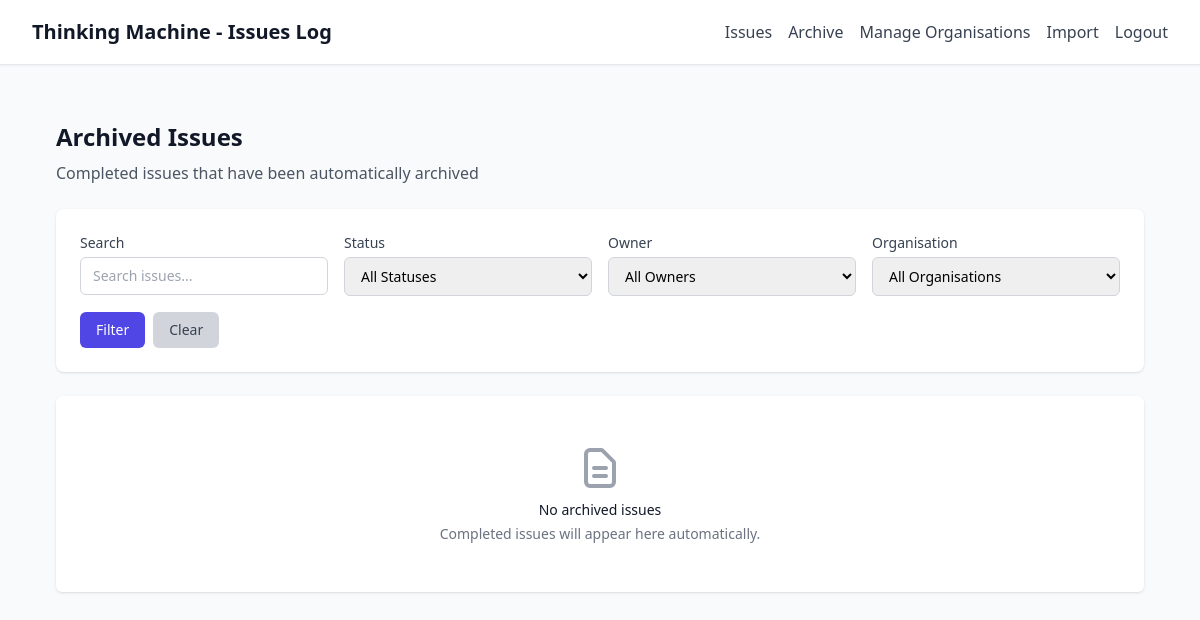
/archive (signed in), run on an earlier commit of the app's database.
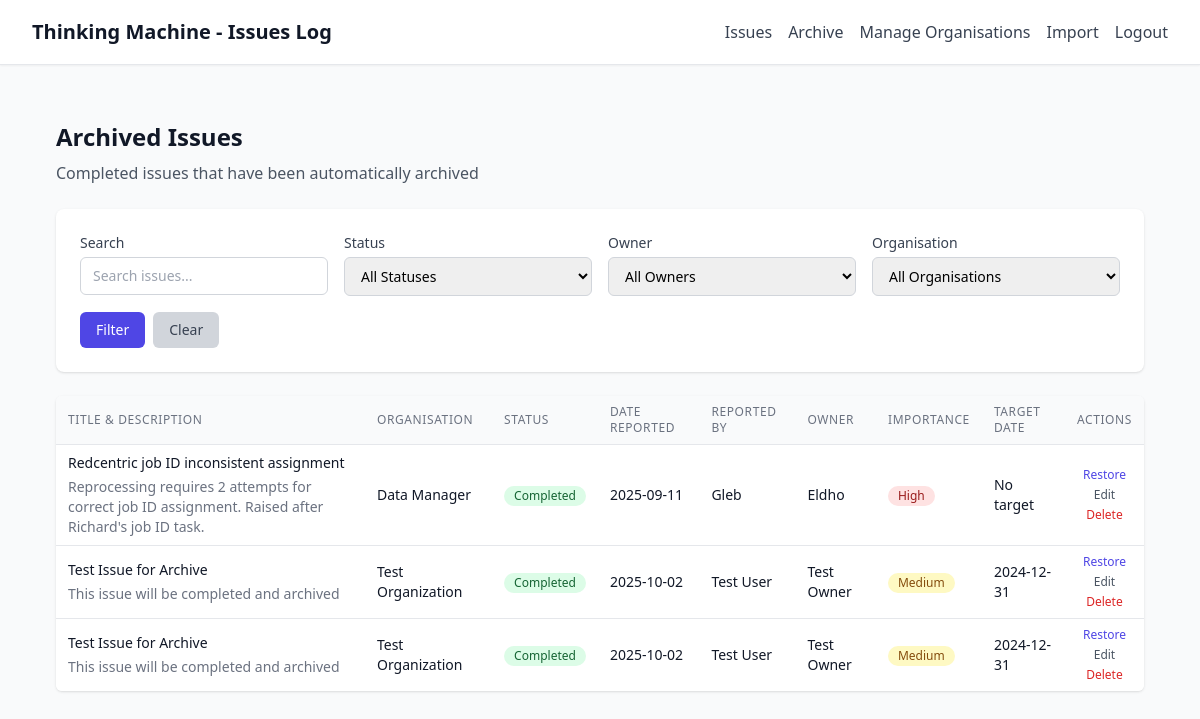
And on a later commit of the database.
### models.py (models this page shows)
class Issue(db.Model):
    id = db.Column(db.Integer, primary_key=True)
    title = db.Column(db.String(200), nullable=False)
    description = db.Column(db.Text)
    reporter = db.Column(db.String(100), nullable=False)
    owner = db.Column(db.String(100))
    organization_id = db.Column(db.Integer, db.ForeignKey('organization.id'))
    organization = db.relationship('Organization', backref=db.backref('issues', lazy=True))
    status = db.Column(db.String(50), default='Open')
    importance = db.Column(db.String(20), default='Medium')  # High, Medium, Low
    date_reported = db.Column(db.Date, default=datetime.utcnow().date)
    target_date = db.Column(db.Date)
    display_order = db.Column(db.Integer, default=0)  # For manual ordering
    archived = db.Column(db.Boolean, default=False)  # For archiving completed issues
    created_at = db.Column(db.DateTime, default=datetime.utcnow)
    updated_at = db.Column(db.DateTime, default=datetime.utcnow, onupdate=datetime.utcnow)

class Organization(db.Model):
    id = db.Column(db.Integer, primary_key=True)
    name = db.Column(db.String(100), nullable=False, unique=True)
    created_at = db.Column(db.DateTime, default=datetime.utcnow)

### app.py (the view)
@app.route('/archive')
@require_auth
def archive():
    status_filter = request.args.get('status', '')
    owner_filter = request.args.get('owner', '')
    organization_filter = request.args.get('organization', '')
    search_query = request.args.get('q', '')
    query = Issue.query.filter(Issue.archived == True)
    if status_filter:
        query = query.filter(Issue.status == status_filter)
    if owner_filter:
        query = query.filter(Issue.owner == owner_filter)
    if organization_filter:
        query = query.filter(Issue.organization_id == organization_filter)
    if search_query:
        query = query.filter(
            (Issue.title.contains(search_query)) |
            (Issue.description.contains(search_query)) |
            (Issue.reporter.contains(search_query))
        )
    query = query.order_by(Issue.date_reported.asc())
    issues = query.all()
    statuses = db.session.query(Issue.status).filter(Issue.archived == True).distinct().all()
    owners = db.session.query(Issue.owner).filter(Issue.owner.isnot(None), Issue.archived == True).distinct().all()
    organizations = Organization.query.all()
    return render_template('archive.html',
                         issues=issues,
                         statuses=[s[0] for s in statuses],
                         owners=[o[0] for o in owners],
                         organizations=organizations,
                         current_filters={
                             'status': status_filter,
                             'owner': owner_filter,
                             'organization': organization_filter,
                             'q': search_query
                         })

### app.py (called while the page is built)
def require_auth(f):
    from functools import wraps
    @wraps(f)
    def decorated_function(*args, **kwargs):
        if not session.get('authenticated'):
            return redirect(url_for('login'))
        return f(*args, **kwargs)
    return decorated_function

### templates/archive.html (shortened to what the changed rows need)
{% extends "base.html" %}
{% block content %}
<div class="max-w-full mx-auto px-4 sm:px-6 lg:px-8 py-8">
    <div class="mb-6">
        <h2 class="text-2xl font-semibold text-gray-900 mb-2">Archived Issues</h2>
    </div>
    <div class="bg-white shadow overflow-hidden sm:rounded-md">
        {% if issues %}
        <div class="overflow-x-auto">
            <table class="min-w-full divide-y divide-gray-200">
                <thead class="bg-gray-50">
                    <tr>
                        <th class="px-3 py-2 text-left text-xs font-medium text-gray-500 uppercase tracking-wider">Title & Description</th>
                        <th class="px-3 py-2 text-left text-xs font-medium text-gray-500 uppercase tracking-wider">Organisation</th>
                        <th class="px-3 py-2 text-left text-xs font-medium text-gray-500 uppercase tracking-wider">Status</th>
                        <th class="px-3 py-2 text-left text-xs font-medium text-gray-500 uppercase tracking-wider">Date Reported</th>
                        <th class="px-3 py-2 text-left text-xs font-medium text-gray-500 uppercase tracking-wider">Reported By</th>
                        <th class="px-3 py-2 text-left text-xs font-medium text-gray-500 uppercase tracking-wider">Owner</th>
                        <th class="px-3 py-2 text-left text-xs font-medium text-gray-500 uppercase tracking-wider">Importance</th>
                        <th class="px-3 py-2 text-left text-xs font-medium text-gray-500 uppercase tracking-wider">Target Date</th>
                        <th class="px-3 py-2 text-left text-xs font-medium text-gray-500 uppercase tracking-wider">Actions</th>
                    </tr>
                </thead>
                <tbody id="issuesTableBody" class="bg-white divide-y divide-gray-200">
                    {% for issue in issues %}
                    <tr class="hover:bg-gray-50">
                        <td class="px-3 py-2 text-sm">
                            <div class="font-medium text-gray-900">{{ issue.title }}</div>
                            <div class="text-gray-500 mt-1">{{ issue.description }}</div>
                        </td>
                        <td class="px-3 py-2 text-sm text-gray-900">
                            {{ issue.organization.name if issue.organization else 'No Organisation' }}
                        </td>
                        <td class="px-3 py-2 text-sm">
                            <span class="inline-flex items-center px-2.5 py-0.5 rounded-full text-xs font-medium
                                {% if issue.status == 'Completed' %}bg-green-100 text-green-800
                                {% elif issue.status == 'In Progress' %}bg-blue-100 text-blue-800
                                {% elif issue.status == 'Pending Info' %}bg-yellow-100 text-yellow-800
                                {% else %}bg-gray-100 text-gray-800{% endif %}">
                                {{ issue.status }}
                            </span>
                        </td>
                        <td class="px-3 py-2 text-sm text-gray-900">{{ issue.date_reported.strftime('%Y-%m-%d') }}</td>
                        <td class="px-3 py-2 text-sm text-gray-900">{{ issue.reporter }}</td>
                        <td class="px-3 py-2 text-sm text-gray-900">{{ issue.owner or 'Unassigned' }}</td>
                        <td class="px-3 py-2 text-sm">
                            <span class="inline-flex items-center px-2.5 py-0.5 rounded-full text-xs font-medium
                                {% if issue.importance == 'High' %}bg-red-100 text-red-800
                                {% elif issue.importance == 'Medium' %}bg-yellow-100 text-yellow-800
                                {% else %}bg-green-100 text-green-800{% endif %}">
                                {{ issue.importance }}
                            </span>
                        </td>
                        <td class="px-3 py-2 text-sm text-gray-900">
                            {{ issue.target_date.strftime('%Y-%m-%d') if issue.target_date else 'No target' }}
                        </td>
                        <td class="px-3 py-2 text-sm text-gray-500">
                            <div class="flex flex-col space-y-1">
                                <button onclick="unarchiveIssue({{ issue.id }})"
                                        class="text-indigo-600 hover:text-indigo-900 text-xs">
                                    Restore
                                </button>
                                <button onclick="openEditModal({{ issue.id }})"
                                        class="text-gray-600 hover:text-gray-900 text-xs">
                                    Edit
                                </button>
                                <button onclick="openDeleteModal({{ issue.id }}, '{{ issue.title }}')"
                                        class="text-red-600 hover:text-red-900 text-xs">
                                    Delete
                                </button>
                            </div>
                        </td>
                    </tr>
                    {% endfor %}
                </tbody>
            </table>
        </div>
        {% else %}
        <div class="text-center py-12">
            <svg class="mx-auto h-12 w-12 text-gray-400" fill="none" viewBox="0 0 24 24" stroke="currentColor">
                <path stroke-linecap="round" stroke-linejoin="round" stroke-width="2" d="M9 12h6m-6 4h6m2 5H7a2 2 0 01-2-2V5a2 2 0 012-2h5.586a1 1 0 01.707.293l5.414 5.414a1 1 0 01.293.707V19a2 2 0 01-2 2z" />
            </svg>
            <h3 class="mt-2 text-sm font-medium text-gray-900">No archived issues</h3>
            <p class="mt-1 text-sm text-gray-500">Completed issues will appear here automatically.</p>
        </div>
        {% endif %}
    </div>
</div>
{% endblock %}

What changed in the data, as far as the page shows it:
now on this page (row edited): Issue: title "Redcentric job ID inconsistent assignment", description "Reprocessing requires 2 attempts for correct job ID assignment. Raised after Richard's job ID task.", organization "Data Manager", status "Completed", date_reported "2025-09-11", reporter "Gleb", owner "Eldho", importance "High", target_date "No target"
added Issue: title "Test Issue for Archive", description "This issue will be completed and archived", organization "Test Organization", status "Completed", date_reported "2025-10-02", reporter "Test User", owner "Test Owner", importance "Medium", target_date "2024-12-31"
added Issue: title "Test Issue for Archive", description "This issue will be completed and archived", organization "Test Organization", status "Completed", date_reported "2025-10-02", reporter "Test User", owner "Test Owner", importance "Medium", target_date "2024-12-31"
Also different on the page:
text no longer shown: "No archived issues Completed issues will appear here automatically."
text now shown: "TITLE & DESCRIPTION ORGANISATION STATUS DATE REPORTED REPORTED BY OWNER IMPORTANCE TARGET DATE ACTIONS"
